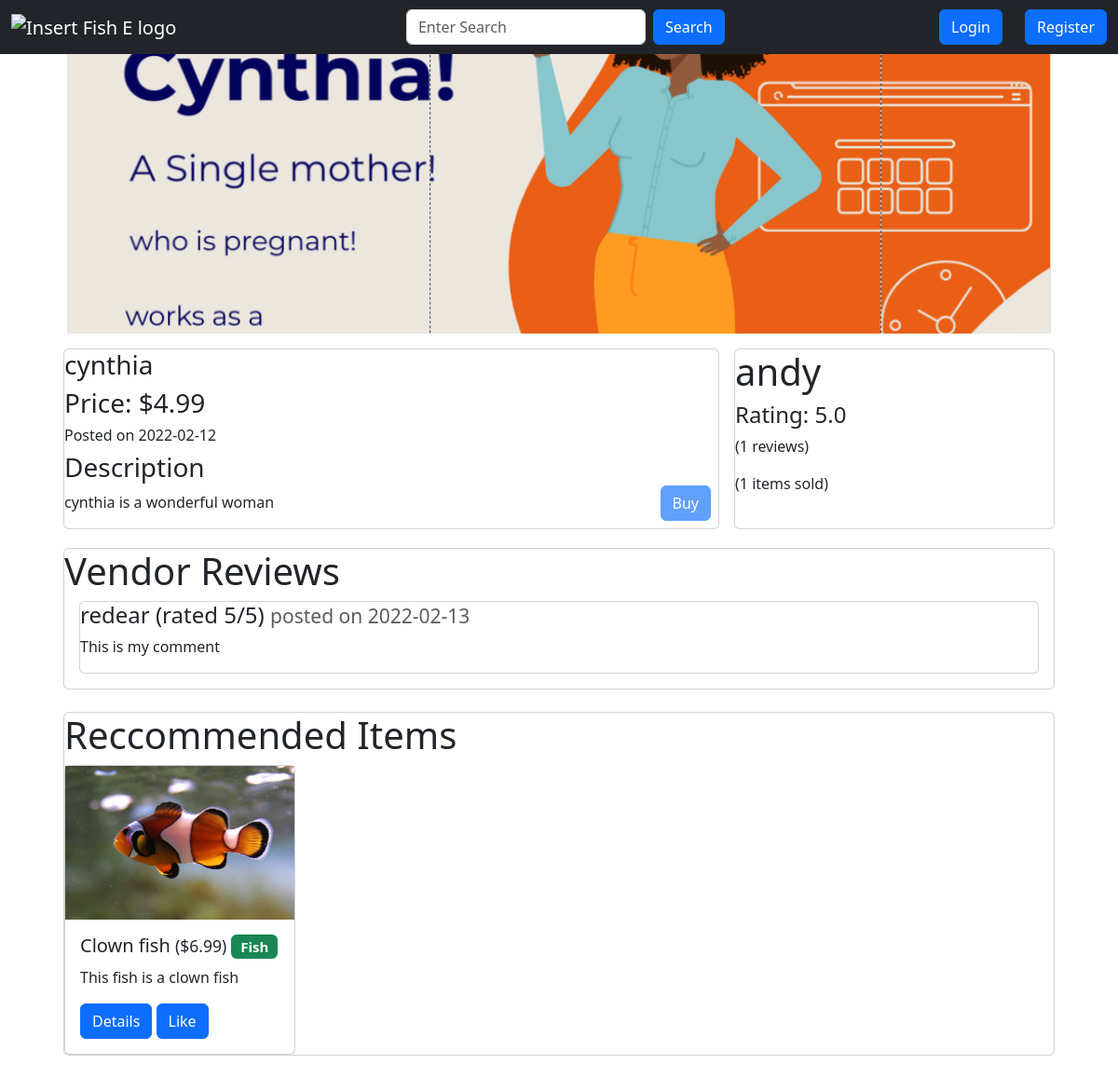
/item/1, run on an earlier commit of the app's database.
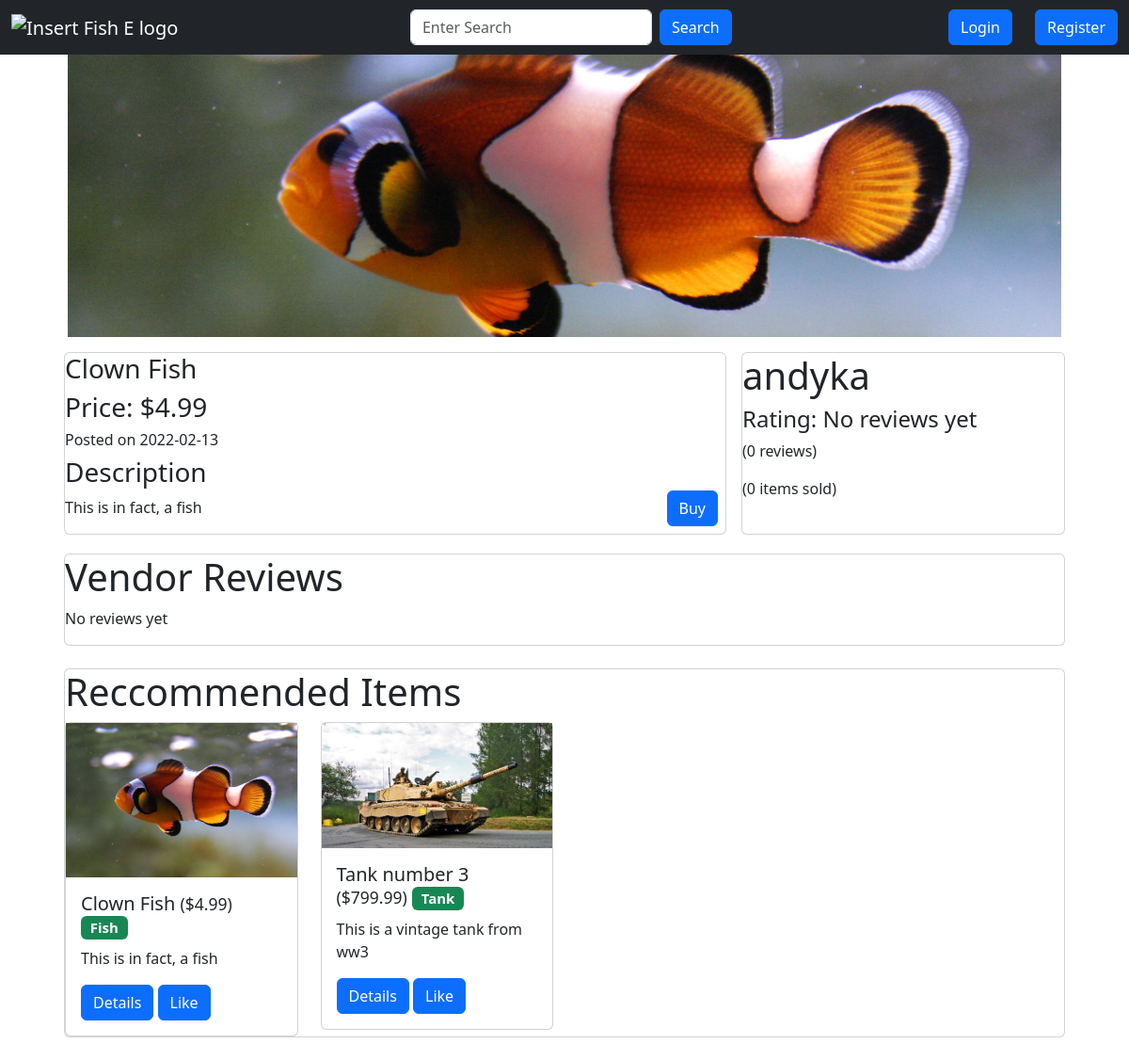
And on a later commit of the database.
### app.py (models this page shows, shortened)
class Item(db.Model):
    __searchable__ = ["name", "description"]
    id = db.Column(db.Integer, primary_key=True)
    user_id = db.Column(db.Integer, db.ForeignKey("user.id"), nullable=False)
    name = db.Column(db.String(100), nullable=False)
    description = db.Column(db.String(500), nullable=False)
    category = db.Column(db.String(20), nullable=True)
    base_price = db.Column(db.Float, nullable=False)
    image_file = db.Column(db.String(200), nullable=False, default="default.jpg")
    date_posted = db.Column(db.DateTime, nullable=False, default=datetime.utcnow)
    likes = db.relationship("ItemLike", backref="item", lazy=True)
    status = db.Column(
        db.String(10), nullable=False, default="available"
    )  # "available" or "sold"
    @property
    def price(self):
        return "{:.2f}".format(self.base_price)

class User(db.Model, UserMixin):
    id = db.Column(db.Integer, primary_key=True)
    username = db.Column(db.String(20), unique=True, nullable=False)
    email = db.Column(db.String(120), unique=True, nullable=False)
    description = db.Column(db.String(500), nullable=True)
    image_file = db.Column(db.String(20), nullable=False, default="default.jpg")
    password = db.Column(db.String(60), nullable=False)
    date_joined = db.Column(db.DateTime, nullable=False, default=datetime.utcnow)
    items = db.relationship("Item", backref="author", lazy=True)
    bought = db.relationship(
        "Transaction", foreign_keys="Transaction.user_id", backref="buyer", lazy=True
    )
    sold = db.relationship(
        "Transaction", foreign_keys="Transaction.vendor_id", backref="seller", lazy=True
    )
    reviews = db.relationship(
        "Review", foreign_keys="Review.user_id", backref="author", lazy=True
    )
    reviewed = db.relationship(
        "Review", foreign_keys="Review.recipient_id", backref="getter", lazy=True
    )
    liked = db.relationship(
        "ItemLike", foreign_keys="ItemLike.user_id", backref="user", lazy=True
    )
    @property
    def ratings(self):
        return len(self.reviewed)
    @property
    def rating(self):
        total = 0
        reviews = self.reviewed
        if reviews:
            for review in reviews:
                total += review.rating
            average = total / len(self.reviewed)
            return "{:.1f}".format(average)
        return "No reviews yet"

class Review(db.Model):
    id = db.Column(db.Integer, primary_key=True)
    transaction_id = db.Column(
        db.Integer, db.ForeignKey("transaction.id"), nullable=False
    )
    user_id = db.Column(db.Integer, db.ForeignKey("user.id"), nullable=False)
    recipient_id = db.Column(db.Integer, db.ForeignKey("user.id"), nullable=False)
    date_posted = db.Column(db.DateTime, nullable=False, default=datetime.utcnow)
    rating = db.Column(db.Integer, nullable=False)
    comment = db.Column(db.String(500), nullable=False)

### app.py (the view)
@app.route("/item/<int:item_id>")
def render_item(item_id):
    r_items = Item.query.filter_by(status="available").limit(4).all()
    form = SearchForm()
    item = Item.query.filter_by(id=item_id).first()
    vendor = User.query.filter_by(id=item.user_id).first()
    v_sold_count = len(vendor.sold)
    reviews = vendor.reviewed[:4]
    review_authors = [
        User.query.filter_by(id=review.user_id).first() for review in reviews
    ]
    reviews = list(zip(review_authors, reviews))
    if item:
        return render_template(
            "item.html",
            form=form,
            item=item,
            vendor=vendor,
            r_items=r_items,
            v_sold_count=v_sold_count,
            reviews=reviews,
        )

### app.py
class SearchForm(FlaskForm):
    search = StringField(
        validators=[DataRequired()], render_kw={"placeholder": "Enter Search"}
    )
    submit = SubmitField("Search")

### templates/item.html (shortened to what this page needs)
{% from 'macros/navbar.html' import navbar %}
{% from 'macros/reccommended_items.html' import reccommended_items %}
{% from 'macros/render_review.html' import render_review %}
{% extends 'base.html' %}
{% block content %}
{{ navbar(form, current_user) }}
<div class="container-fluid">
    <div class="row mb-3 mx-5">
        <div class="col-md-12">
            <img src="{{ url_for('static', filename='img/fish/' + item.image_file) }}" alt="insert image"
                style="object-fit: cover; width: 100%; height: 300px;">
        </div>
    </div>
    <div class="row g-3 mx-5">
        <div class="col-md-8">
            <div class="row">
                <div class="col">
                    <div class="card" style="height: 100%;">
                        <div class="row">
                            <div class="col">
                                <h3>{{ item.name }}</h3>
                            </div>
                        </div>
                        <div class="row">
                            <div class="col">
                                <h3>Price: ${{ item.price }}</h3>
                            </div>
                        </div>
                        <div class="row">
                            <div class="col">
                                <h6>Posted on {{ item.date_posted.date() }}</h3>
                            </div>
                        </div>
                        <div class="row">
                            <div class="col">
                                <h3>Description</h3>
                                <p>{{ item.description }}</p>
                            </div>
                            <div class="col">
                                <span style="position: absolute; bottom: 0; right: 0;">
                                    <a href="/buy/{{ item.id }}" role="button"
                                        class="btn btn-primary m-2 {% if item.status=='bought' %}disabled{% endif %}" {%
                                        if item.status=='bought' %} aria-disabled="true" {% endif %}">Buy</a>
                                </span>
                            </div>
                        </div>
                    </div>
                </div>
            </div>
        </div>
        <div class="col-md-4">
            <div class="card" style="height: 100%;">
                <h1>{{ vendor.username }}</h1>
                <h4>Rating: {{ vendor.rating }}</h4>
                <p>({{ vendor.ratings }} reviews)</p>
                <p>({{ v_sold_count }} items sold)</p>
            </div>
        </div>
    </div>
    <div class="row my-1 mx-5 g-3">
        <div class="col-md-12">
            <div class="card" style="height: 100%;">
                <h1>Vendor Reviews</h1>
                {% if reviews %}
                {% for review in reviews %}
                {{ render_review(review) }}
                {% endfor %}
                {% else %}
                <p>No reviews yet</p>
                {% endif %}
            </div>
        </div>
    </div>
    <div class="row my-3 mx-5">
        <div class="col-md-12 p-2">
            <div class="card">
                {{ reccommended_items(r_items, current_user) }}
            </div>
        </div>
    </div>
</div>
{% endblock content %}

### templates/macros/navbar.html (shortened to what this page needs)
{% macro navbar(form, current_user) %}
<nav class="navbar navbar-expand-lg navbar-dark bg-dark">
    <div class="container-fluid">
        <a class="navbar-brand" href="/home"><img src="" alt="Insert Fish E logo"></a>
        <form class="d-flex" action="/search" method="get">
            {{ form.search(class_="form-control me-2") }}
            {{ form.submit(class_="btn btn-primary") }}
        </form>
        <div class="d-flex row">
            {% if current_user.is_authenticated %}
            <div class="col">
                <a href="/myitems"><button class="btn btn-primary">Items</button></a>
            </div>
            <div class="col">
                <a href="/likes"><button class="btn btn-primary">Likes</button></a>
            </div>
            <div class="col">
                <a href="/logout"><button class="btn btn-primary">Logout</button></a>
            </div>
            <div class="col">
                <a href="/profile/{{ current_user.id }}"><img
                        src="{{ url_for('static', filename='img/profile/' + current_user.image_file) }}" alt="pfp"
                        class="rounded-circle" width="38px"></a>
            </div>
            {% else %}
            <div class="col">
                <a href="/login"><button class="btn btn-primary">Login</button></a>
            </div>
            <div class="col">
                <a href="/register"><button class="btn btn-primary">Register</button></a>
            </div>
            {% endif %}
        </div>
    </div>
</nav>
{% endmacro %}

### templates/macros/reccommended_items.html
{% from 'macros/item_card.html' import item_card %}
{% macro reccommended_items(items, current_user) %}
<div class="row">
    <div class="col">
        <div class="row">
            <div class="col">
                <h1>Reccommended Items</h1>
            </div>
        </div>
        <div class="row gy-5">
            {% for item in items %}
            <div class="col-md-3">
                {{ item_card(item, current_user) }}
            </div>
            {% endfor %}
        </div>
    </div>
</div>
{% endmacro %}

### templates/macros/render_review.html
{% macro render_review(review) %}
<div class="card mb-3 mx-3">
    <h4>{{ review[0].username }} (rated {{ review[1].rating }}/5) <small class="text-muted">posted on {{
            review[1].date_posted.date() }}</small>
    </h4>
    <p>{{ review[1].comment }}</p>
</div>
{% endmacro %}

### templates/base.html (shortened to what this page needs)
<!doctype html>
<html lang="en">
<head>
    {% block head %}
    {% block styles %}
    {{ bootstrap.load_css() }}
    <link rel="stylesheet" href="{{ url_for('static', filename='style.css') }}">
    {% endblock %}
    {% endblock %}
</head>
<body>
    {% block content %}{% endblock %}
</body>
</html>

### templates/macros/item_card.html
{% macro item_card(item, current_user) %}
<div class="card">
    <img src="{{ url_for('static', filename='img/fish/' + item.image_file) }}" alt="insert image"
        style="display: block; max-width: 100%; height: auto;">
    <div class="card-body">
        <h5 class="card-title">{{ item.name }}
            {% if item.status == "bought" %}
            <small>(bought)</small>
            {% else %}
            <small>(${{ item.base_price }})</small>
            {% endif %}
            <span class="badge bg-success">{{ item.category }}</span>
        </h5>
        <p class="card-text">{{ item.description }}</p>
        <a href="/item/{{ item.id }}" class="btn btn-primary">Details</a>
        {% if current_user.is_authenticated %}
        {% if not current_user.has_liked_item(item) %}
        <a href="{{ url_for('like_action', item_id=item.id, action='like') }}" class="btn btn-primary">Like</a>
        {% else %}
        <a href="{{ url_for('like_action', item_id=item.id, action='unlike') }}" class="btn btn-primary">Unlike</a>
        {% endif %}
        {% else %}
        <a href="{{ url_for('like_action', item_id=item.id, action='like') }}" class="btn btn-primary">Like</a>
        {% endif %}
    </div>
</div>
{% endmacro %}

What changed in the data, as far as the page shows it:
no longer on this page (row edited): User: username "andy"
removed Review: rating "5.0"
no longer on this page (row edited): User: username "redear", rating "5", date_posted "2022-02-13", comment "This is my comment"
removed Item: image_file (picture), name "Clown fish", base_price "6.99", category "Fish", description "This fish is a clown fish"
now on one of the page's lists (row edited): Item: name "Clown Fish", base_price "4.99", category "Fish", description "This is in fact, a fish"
changed Item: image_file: a different picture; name "cynthia" → "Clown Fish"; date_posted "2022-02-12" → "2022-02-13"; description "cynthia is a wonderful woman" → "This is in fact, a fish"; status "bought" → "available" (drawn)
added User: username "andyka"
now on this page (row edited): Item: image_file (picture), name "Tank number 3", base_price "799.99", category "Tank", description "This is a vintage tank from ww3"
Also different on the page:
{{ vendor.rating }}: (not shown) → "No reviews yet"
{{ vendor.ratings }}: "1" → "0"
{{ v_sold_count }}: "1" → "0"
text now shown: "No reviews yet"
